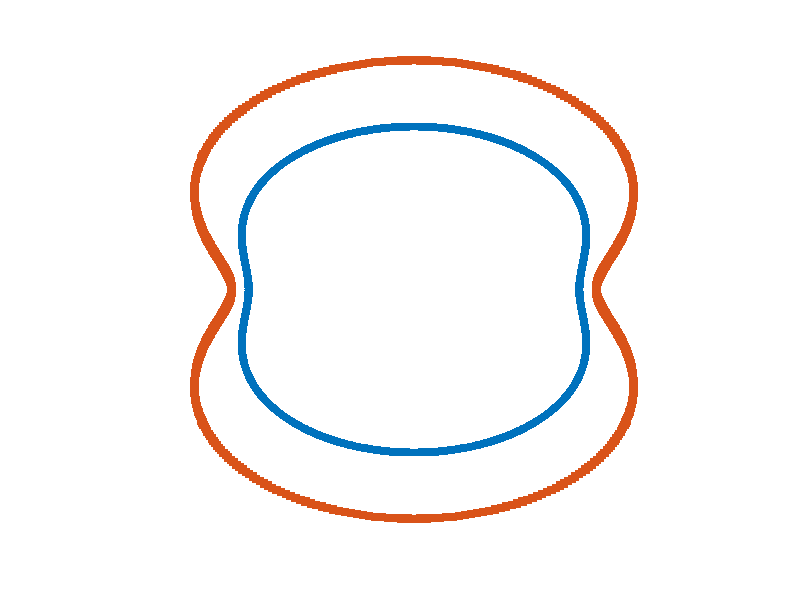

MATLAB code to generate this figure: (Note: this script raises an error after producing the figure.)
%% Method of Fundamental Solution + Convolution Quadrature
%  Time domain test for the interior problem
%  with exact solutions

%%%%%%%%%%%%%%%%%%%%%%%%%%%%%%%%%%%%%%%%%%%%%%%%%%%%%%%%%%%%%%
% Author: Ignacio Labarca 
% Seminar for Applied Mathematics, ETH Zurich
% email:  ignacio.labarca@sam.math.ethz.ch
% date:   July 2020
%%%%%%%%%%%%%%%%%%%%%%%%%%%%%%%%%%%%%%%%%%%%%%%%%%%%%%%%%%%%%%


% c      : wavespeed
% T      : Final time
% M      : Number of time steps
% dt     : time step
% bdf    : BDF1 (1) or BDF2 (2) formulas for multistep CQ
% RK     : RadauIIA of two stages (1) or three stages (2) for multistage CQ
% R      : Radius for collocation points in Gamma 
% Rp     : Radius for charge points in Sigma
% Z      : Parametrization of boundary Gamma
% lambda : Radius of circle from contour integral
% gm     : Rational polynomial for multistep CQ
% x      : Collocation points
% xp     : Charge points





clc
clear
close all
tic 
warning('off');

% Wave speed
c =1; % exterior domain

Ms = [50 100 200 400 800 1600];

R = 1;     
Rp = 1.2;  

a1 = 0.3;
a2 = 0.25;
% Z = @(z) z; % Circle
% Z = @(z) z+a1./(z.^2); % Rounded triangle;
Z = @(z) z./(1+a2.*z.^2); % Inverted ellipse;


%%%%%%%%%%%%%%%%%%%%%%%%%%%
% BDF NUMERICAL EXPERIMENTS

T  = 10;  % Time interval [0, T]

for bdf = 1:2
count = 1;
for M = Ms
    
    
dt = T/M; % time increment
tt=(0:dt:T);  
% lambda = max([dt^(3/M) eps^(1/2/M)]); % radious complex 
lambda = eps^(1/2/M);

zN = exp(2i*pi/(M+1));

if bdf > 1
gm = @(z) 0.5*(z.^2-4*z+3);      %BDF2 
else
gm = @(z) 1-z;                   %BDF1
end

sl  = gm(zN.^(0:-1:-M)*lambda)/dt;
kl = 1i*sl; % complex wavenumbers

% We compute half of the wavenumbers
k_hlf = [kl(1) kl(end:-1:(end-1)/2+2)];

Np = 800; 
N = 2*Np;
%% Create the geometry

expN = exp(2i*pi/N);
z1 = Z(R*expN.^(0:N-1)).';
x = [real(z1) imag(z1)];

expNp = exp(2i*pi/Np);
z2 = Z(Rp*expNp.^(0:Np-1)).';
xp = [real(z2) imag(z2)];

%% Plot Geometry
%%%%%%%%%%%%%%%%%%%

scatter(x(:, 1), x(:, 2), 'filled', 'ko'); hold on;
scatter(xp(:, 1), xp(:, 2), 'filled','rs'); axis off;hold off;
pause(5);
close all

%%%%%%%%%%%%%%%%%%%
x1 = repmat(x(:, 1),1, Np);
x2 = repmat(x(:, 2),1, Np);

y1 = repmat(xp(:, 1).',N, 1);
y2 = repmat(xp(:, 2).',N, 1);

% Generate boundary condition
g = zeros(N,M+1); 
for n=1:M+1
    [g(:,n),~] = incident_field(x,tt(n));
end

g = -g;
% Computing the Z-transform of boundary data
Lam = repmat(lambda.^(0:M),N,1);

gp = fft(Lam.*g,[],2);

% again, we just need hald of the frequencies
g_hlf=[gp(:,1) gp(:,end:-1:(end-1)/2+2)];

%% Frequency domain problems
alphap_hlf = zeros(Np,M/2+1);

hbar = parfor_progressbar(M,['Solving linear systems... M = ',num2str(M/2)]);
for n=1:M/2+1

    k = k_hlf(n)/c;
    A = 1i/4*besselh(0, k*sqrt((x1-y1).^2 + (x2-y2).^2));
    
    if min(min(abs(A))) < 1e-20
        A(abs(A) < 1e-20) = 0;
        A = sparse(A);


    end
    alphap_hlf(:,n) = A\g_hlf(:,n);
    hbar.iterate(1);
    
end
close(hbar);

clc
%% Evaluate the field

% We evaluate the solution 'up' in the set of points 'pts'.
% then, we recover time domain solution 'u'.

% pts = 0.25*[2 2;2 -2;-2 -2;-2 2];
pts = 0.25*[-2 -2;-2 2;0 0;2 0];
Ntot = size(pts,1);

in = inpolygon(pts(:, 1), pts(:, 2), x(:, 1), x(:, 2));


up_hlf = zeros(Ntot,M/2+1);


for n=1:M/2+1
    k = k_hlf(n)/c;  
    for m = 1:Np
    up_hlf(:, n) = up_hlf(:, n)+ alphap_hlf(m, n)*1i/4*besselh(0, k*sqrt((pts(:,1)-xp(m, 1)).^2 + (pts(:,2)-xp(m, 2)).^2));
    end
end

up = [up_hlf(:,1) conj(up_hlf(:,2:end)) up_hlf(:,end:-1:2)];

% Inverse Z-transform
Lam = repmat(lambda.^(0:M),Ntot,1);

u = Lam.^(-1).*ifft(up,[],2);


% Reference solution
uinc = zeros(size(u));
for n=1:M+1 
[uinc(:,n),~] = incident_field(pts,c*(tt(n)));
end

u(in, :) = u(in, :) + uinc(in, :);
u(~in,:)= 0;

% Compute errors
sum =0;
norm_u = 0;

for m = 1:M+1
   sum = sum + norm(u(:, m))^2;
   norm_u = norm_u + norm(uinc(:, m))^2;
end
error(count, bdf)= sqrt(sum)/sqrt(norm_u)
if count > 1
    order(count, bdf) = -log(error(count,bdf)/error(count-1,bdf))/log(Ms(count)/Ms(count-1));
end

count = count+1;

pause(2)
end
end

%%%%%%%%%%%%%%%%%%%%%%%%%%%%%%%%%%%%%%%%%%%%%%%%%%%%%%%%%%%%%%%%%%%%%
% RUNGE - KUTTA NUMERICAL EXPERIMENTS

% RK = 1 : RadauIIA - two stages
% RK = 2 : RadauIIA - three stages

for RK = 1:2
count= 1;

if RK ==1
loop = Ms; 
else
  
loop = [50 100 200 400 800];
end

for M = loop
dt = T/M; % time increment
tt=(0:dt:T);
lambda = eps^(1/2/M);

zN = exp(2i*pi/M);

if RK == 1
Ark=[5/12 -1/12; 3/4 1/4]; % Radau IIa 2nd order     

else
Ark=[11/45 37/225 -2/225; ...                     % Radau IIa 5th order
     37/225 11/45 -2/225; ...
     4/9 4/9 1/9] + ...
    [-7*sqrt(6)/360 -169*sqrt(6)/1800 sqrt(6)/75; ...
      169*sqrt(6)/1800 7*sqrt(6)/360 -sqrt(6)/75; ...
     -sqrt(6)/36 sqrt(6)/36 0];

end

b=Ark(end,:);
S=size(Ark,1);
Am1 = inv(Ark);
crk=Ark*ones(S,1);
B = (Am1*ones(size(Ark,1),1))*[zeros(1,S-1),1];

Np = 800;
N = 2*Np;
%% Create the geometry

expN = exp(2i*pi/N);
z1 = Z(R*expN.^(0:N-1)).';
x = [real(z1) imag(z1)];

expNp = exp(2i*pi/Np);
z2 = Z(Rp*expNp.^(0:Np-1)).';
xp = [real(z2) imag(z2)];

x1 = repmat(x(:, 1),1, Np);
x2 = repmat(x(:, 2),1, Np);

y1 = repmat(xp(:, 1).',N, 1);
y2 = repmat(xp(:, 2).',N, 1);

%% Generate boundary condition
idx_N=@(s) (s-1)*N+1:s*N;
idx_Np=@(s) (s-1)*Np+1:s*Np;


%% Right Hand side

F =zeros(N,S,M);
for st=1:S
    
    for n=1:M
    [g1(:,n),~] = incident_field(x,c*(tt(n)+dt*crk(st)));
    end
    F(:,st, :) = g1; clear g1
end
F = reshape(F, [S*N, M]);

%% Computing the Z-transform of boundary data
Lam = repmat(lambda.^(0:M-1),S*N,1);
F = fft(Lam.*F,[],2);

%% Solution of the problem in the frequency domains
alphap_hlf = zeros(Np*S,M);

hbar = parfor_progressbar(floor(M/2),['Solving linear systems... M = ',num2str(M/2)]);
tic
for n=0:floor(M/2)
    [P,Lambda]=eig(Am1-lambda*zN^(-(n))*B);
    Lambda=diag(Lambda)/dt;
    gl=kron(inv(P),speye(N))*F(:,n+1);

    ul=zeros(S*Np,1);

    for s=1:S
        k = 1i*Lambda(s)/c;
        A = 1i/4*besselh(0, k*sqrt((x1-y1).^2 + (x2-y2).^2));
        if min(min(abs(A))) < 1e-20
            A(abs(A) < 1e-20) = 0;
            A = sparse(A);
        end
        ul(idx_Np(s))=A\gl(idx_N(s));
    end

    alphap_hlf(:,n+1) = ul;

hbar.iterate(1);

end
toc
close(hbar);

alphap_hlf(:,M+1-(1:floor((M-1)/2))) = conj(alphap_hlf(:,2:floor((M-1)/2)+1));
%% Evaluate the field



pts = 0.25*[-2 -2;-2 2;0 0;2 0];  % for rounded triangle
% pts = 0.25*[2 2;2 -2;-2 -2;-2 2];  % else

Ntot = size(pts, 1);

in = inpolygon(pts(:, 1), pts(:, 2), x(:, 1), x(:, 2));

idx=@(s) (s-1)*Ntot+1:(s*Ntot); 
idy=@(s) (s-1)*Np+1:(s*Np);

u_hlf = zeros(S*Ntot,M);
tic
for n=1:M
    [P,Lambda]=eig(Am1-lambda*zN^(-(n-1))*B);
    Lambda=diag(Lambda)/dt;

    gl=alphap_hlf(:,n);
    ul=zeros(S*Ntot,1);

    for s=1:S
        
    u_s = zeros(Ntot, 1);
    k = 1i*Lambda(s)/c;
    alpha = gl(idy(s));
    for m = 1:Np
        u_s = u_s+ alpha(m)*1i/4*besselh(0, k*sqrt((pts(:,1)-xp(m, 1)).^2 + (pts(:,2)-xp(m, 2)).^2));
    end
    ul(idx(s))=u_s;
    end
    u_hlf(:,n)=kron(P,speye(Ntot))*ul;

end

% Inverting Z-transform
Lam = repmat(lambda.^(0:M-1),S*Ntot,1);


u = Lam.^(-1).*ifft(u_hlf,[],2);
u = u((S-1)*Ntot+1:end,:);
u = [zeros(size(u, 1), 1) u];

uinc = zeros(size(u));
for n=2:M+1
[uinc(:,n),~] = incident_field(pts,c*(tt(n)));
  
end

u(in, :) = u(in, :) - uinc(in, :);
u(~in,:)= 0;
%% Compute errors
% L2 norm in [0, T], pointwise error in 'pts'

sum =0;
norm_u = 0;

for m = 1:M+1
   sum = sum + norm(u(:, m))^2;
   norm_u = norm_u + norm(uinc(:, m))^2;
end
error(count, RK+bdf)= sqrt(sum)/sqrt(norm_u)
if count > 1
    order(count, RK+bdf) = -log(error(count,RK+bdf)/error(count-1,RK+bdf))/log(Ms(count)/Ms(count-1));
end
count = count+1;
pause(3)
end
toc
end

%% Convergence Plot

loglog(Ms, error(:,1), '--gx', ...
      Ms, error(:,2), '--md', ...
      Ms, error(:,3), '--ro', 'Linewidth',2, 'MarkerSize', 14); hold on;
loglog(Ms, error(:,4), '--bs', 'Linewidth',2, 'MarkerSize', 14);


loglog(Ms, 2.2e+2*Ms.^(-1), '-k', ...
      Ms, 0.2e+4*Ms.^(-2), '-k', ...
      Ms, 2.2e+4*Ms.^(-3), '-k', ...
      Ms, 0.2e+7*Ms.^(-5), '-k', 'Linewidth', 2);
text(800, 0.5, '1','FontSize', 18);

text(700, 0.0020, '2','FontSize', 18);

text(600, 0.00022, '3','FontSize', 18);

text(300, 0.000002, '5','FontSize', 18);
set(gca,'FontSize', 14);
legend({'BDF1','BDF2','RadauIIA - two stages', 'RadauIIA - three stages'},'Location','southwest', 'FontSize', 16);
xlabel('Number of time steps','Interpreter', 'latex', 'FontSize', 18);
ylabel('Relative error in $L^2-$norm', 'Interpreter', 'latex', 'FontSize', 18)
xticks(Ms)
ylim([0.2e-9 10]);
xlim([0 1600]);
title({'Convergence of interior', 'problem'},'Interpreter', 'latex', 'FontSize', 24)